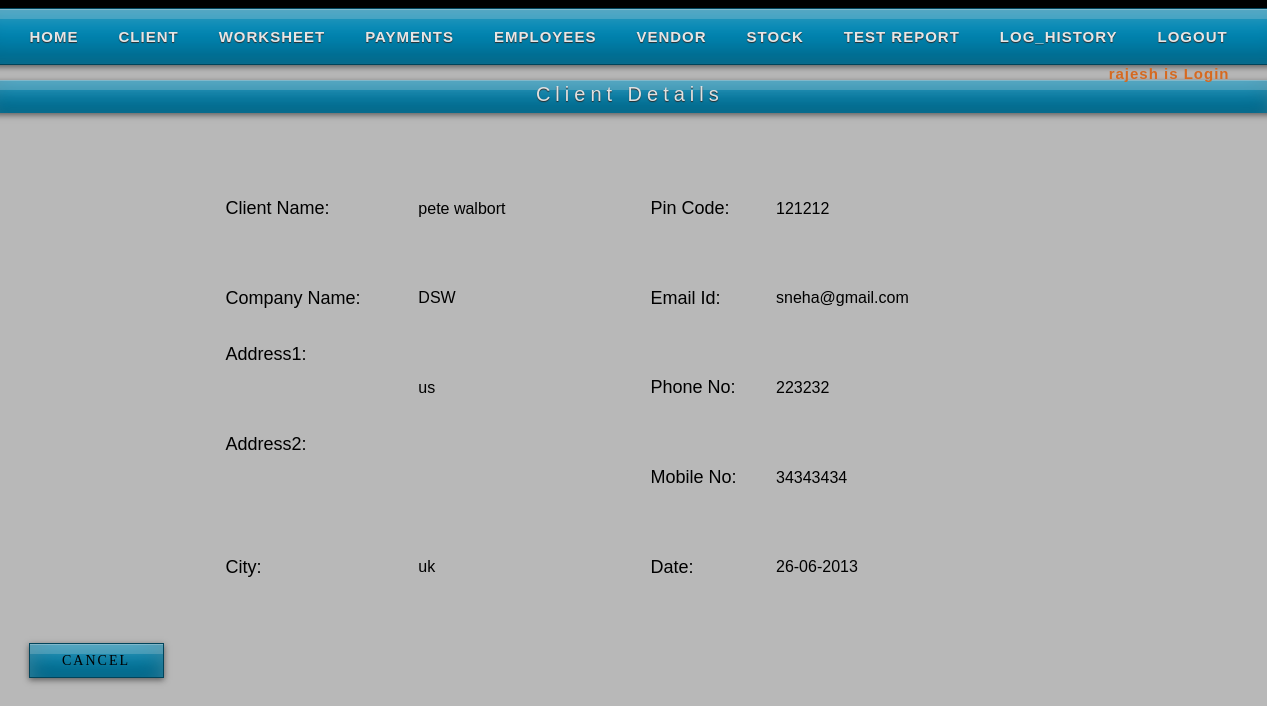
Page /clientsview.php?c_id3=3 (signed in) on the earlier database version.
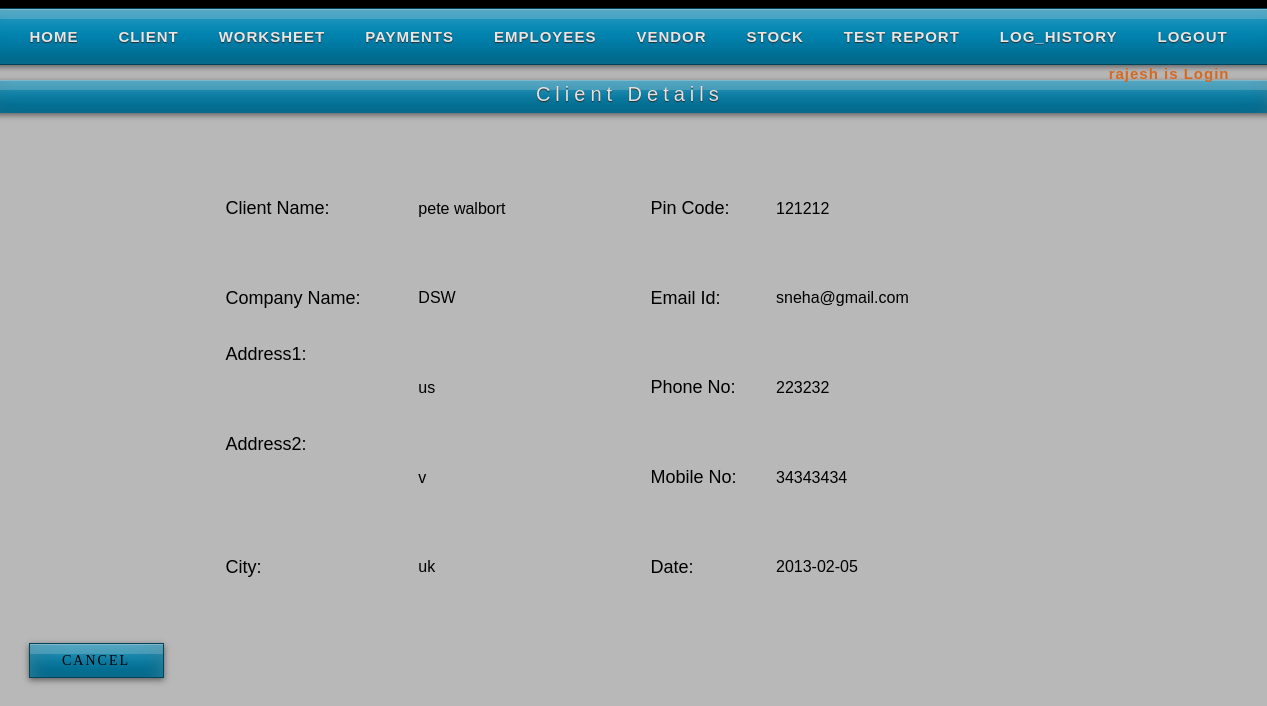
Same page on the later database version.
### tables this page shows
CREATE TABLE IF NOT EXISTS `clients` (
  `c_id` int(11) NOT NULL AUTO_INCREMENT,
  `c_date` date NOT NULL,
  `client_name` varchar(40) NOT NULL,
  `comp_name` varchar(70) NOT NULL,
  `c_add1` text NOT NULL,
  `c_add2` text NOT NULL,
  `c_city` varchar(25) NOT NULL,
  `c_pin` int(11) NOT NULL,
  `c_ph` bigint(11) NOT NULL,
  `c_mo` bigint(11) NOT NULL,
  `c_email` varchar(40) NOT NULL,
  PRIMARY KEY (`c_id`)
);

### clientsview.php (the view, shortened to what this page needs)
<?php
	$c_up=$_REQUEST['c_id3'];
	$c_qry_f="select * from clients where c_id=".$c_up;
	$c_res_f=mysql_query($c_qry_f);
	$c_row=mysql_fetch_array($c_res_f);
?>
<html>
<head>
<link rel="stylesheet" href="styles2.css" type="text/css" />
<link rel="stylesheet" href="styles.css" type="text/css" />
</head>
<body>
<div id="container">
<div id="sub-header">
    <?php
	include("header.php");
	?><br />
		<div class="quotation"><center>Client Details</center></div>
        <div>
        <form action="" method="post">
        <table class="q_clients">
                <tr><td class="l_form">Client Name:</td><td><label><?php echo $c_row[2]; ?></label></td></tr>
                <tr><td class="l_form">Company Name:</td><td><label><?php echo $c_row[3]; ?></label></td></tr>
                <tr><td class="l_form" valign="top">Address1:</td><td><label><?php echo $c_row[4]; ?></label></td></tr>
                 <tr><td class="l_form" valign="top">Address2:</td><td><label><?php echo $c_row[5]; ?></label></td></tr>
                <tr><td class="l_form">City:</td><td><label><?php echo $c_row[6]; ?></label></td></tr>
                </table>
                <table class="q_clients2">
                <tr><td class="l_form">Pin Code:</td><td><label><?php echo $c_row[7]; ?></label></td></tr>
                <tr><td class="l_form">Email Id:</td><td><label><?php echo $c_row[10]; ?></label></td></tr>
                <tr><td class="l_form">Phone No:</td><td><label><?php echo $c_row[8]; ?></label></td></tr>
                <tr><td class="l_form">Mobile No:</td><td><label><?php echo $c_row[9]; ?></label></td></tr>
                <tr><td class="l_form">Date:</td><td><label><?php  echo $c_row[1];; ?></label></td></tr>
                </table>
        <div class="addclients_b">
         <input name="can" class="formbutton" value="Cancel" type="submit" />
        </div>
        </form>
    </div>
    </div>
    </div>
</body>
</html>

Differences in the rows shown:
changed clients "pete walbort": c_add2 (not shown) → "v"; c_date "26-06-2013" → "2013-02-05"
